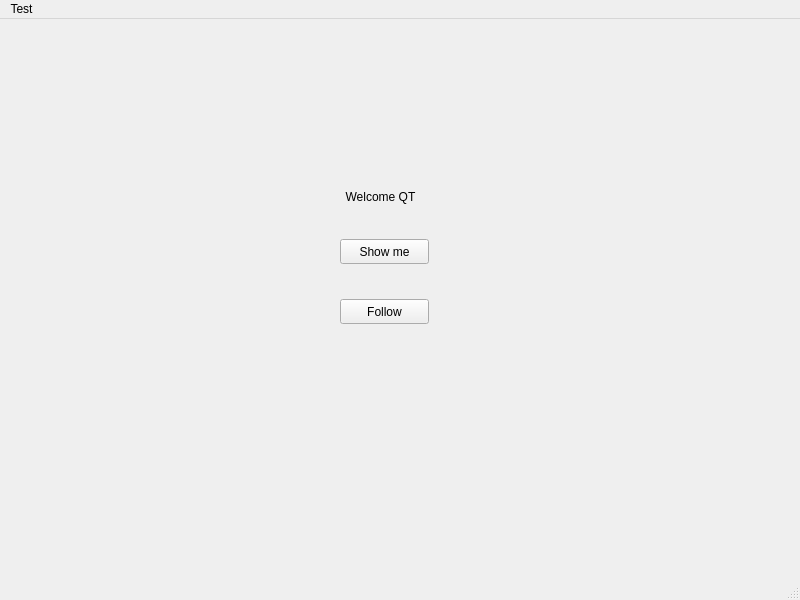
<?xml version="1.0" encoding="UTF-8"?>
<ui version="4.0">
 <class>MainWindow</class>
 <widget class="QMainWindow" name="MainWindow">
  <property name="geometry">
   <rect>
    <x>0</x>
    <y>0</y>
    <width>800</width>
    <height>600</height>
   </rect>
  </property>
  <property name="windowTitle">
   <string>MainWindow</string>
  </property>
  <widget class="QWidget" name="centralwidget">
   <widget class="QPushButton" name="pushButton">
    <property name="geometry">
     <rect>
      <x>340</x>
      <y>220</y>
      <width>89</width>
      <height>25</height>
     </rect>
    </property>
    <property name="text">
     <string>Show me</string>
    </property>
   </widget>
   <widget class="QLabel" name="label">
    <property name="geometry">
     <rect>
      <x>210</x>
      <y>170</y>
      <width>341</width>
      <height>17</height>
     </rect>
    </property>
    <property name="text">
     <string>&lt;html&gt;&lt;head/&gt;&lt;body&gt;&lt;p align=&quot;center&quot;&gt;Welcome QT&lt;/p&gt;&lt;/body&gt;&lt;/html&gt;</string>
    </property>
   </widget>
   <widget class="QPushButton" name="pushButton_2">
    <property name="geometry">
     <rect>
      <x>340</x>
      <y>280</y>
      <width>89</width>
      <height>25</height>
     </rect>
    </property>
    <property name="text">
     <string>Follow</string>
    </property>
   </widget>
  </widget>
  <widget class="QStatusBar" name="statusbar"/>
  <widget class="QMenuBar" name="menubar">
   <property name="geometry">
    <rect>
     <x>0</x>
     <y>0</y>
     <width>800</width>
     <height>22</height>
    </rect>
   </property>
   <widget class="QMenu" name="menuOla">
    <property name="title">
     <string>Test</string>
    </property>
   </widget>
   <addaction name="menuOla"/>
  </widget>
 </widget>
 <resources/>
 <connections/>
</ui>
